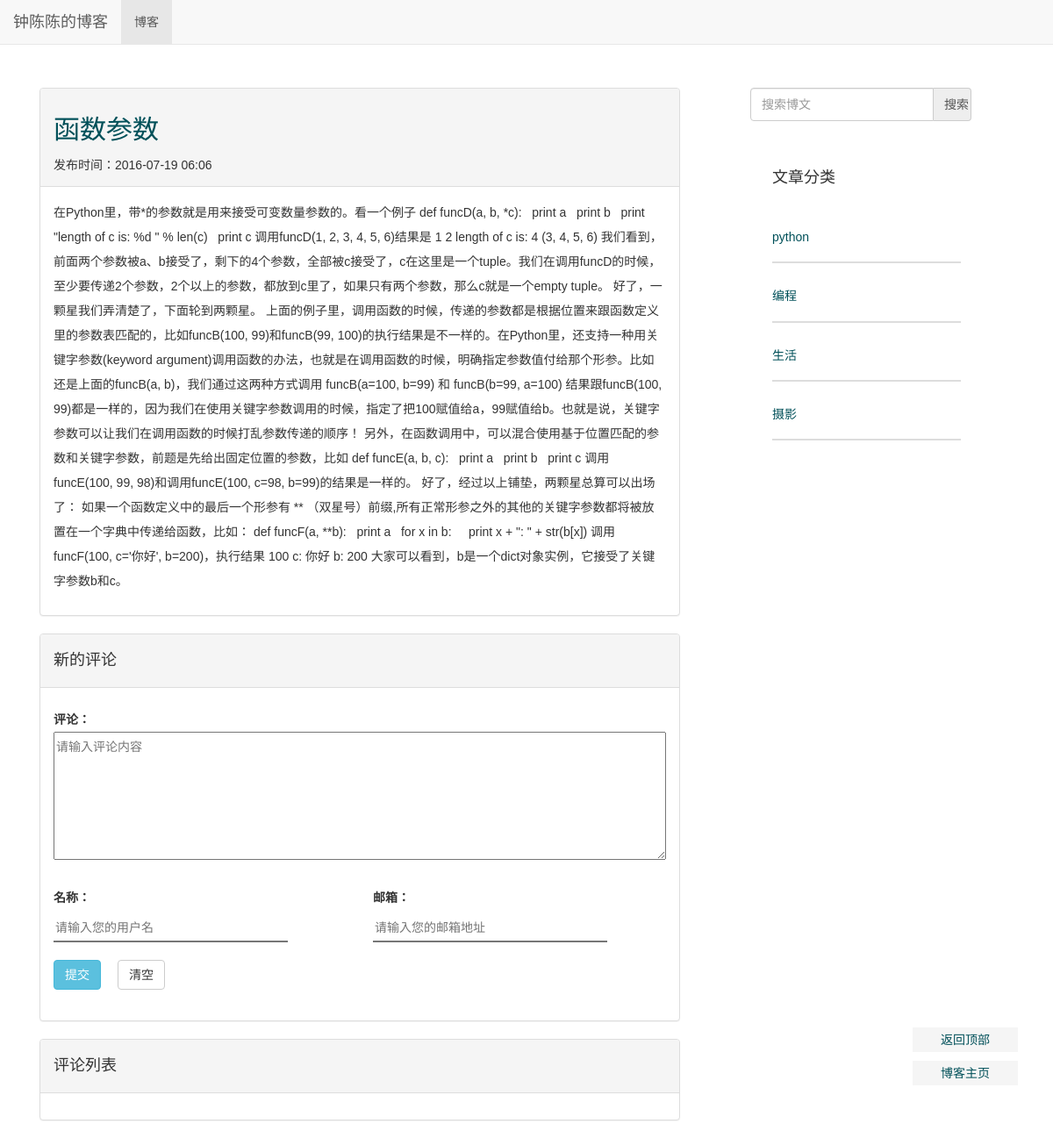
The page /blog/1/ on the database as committed earlier.
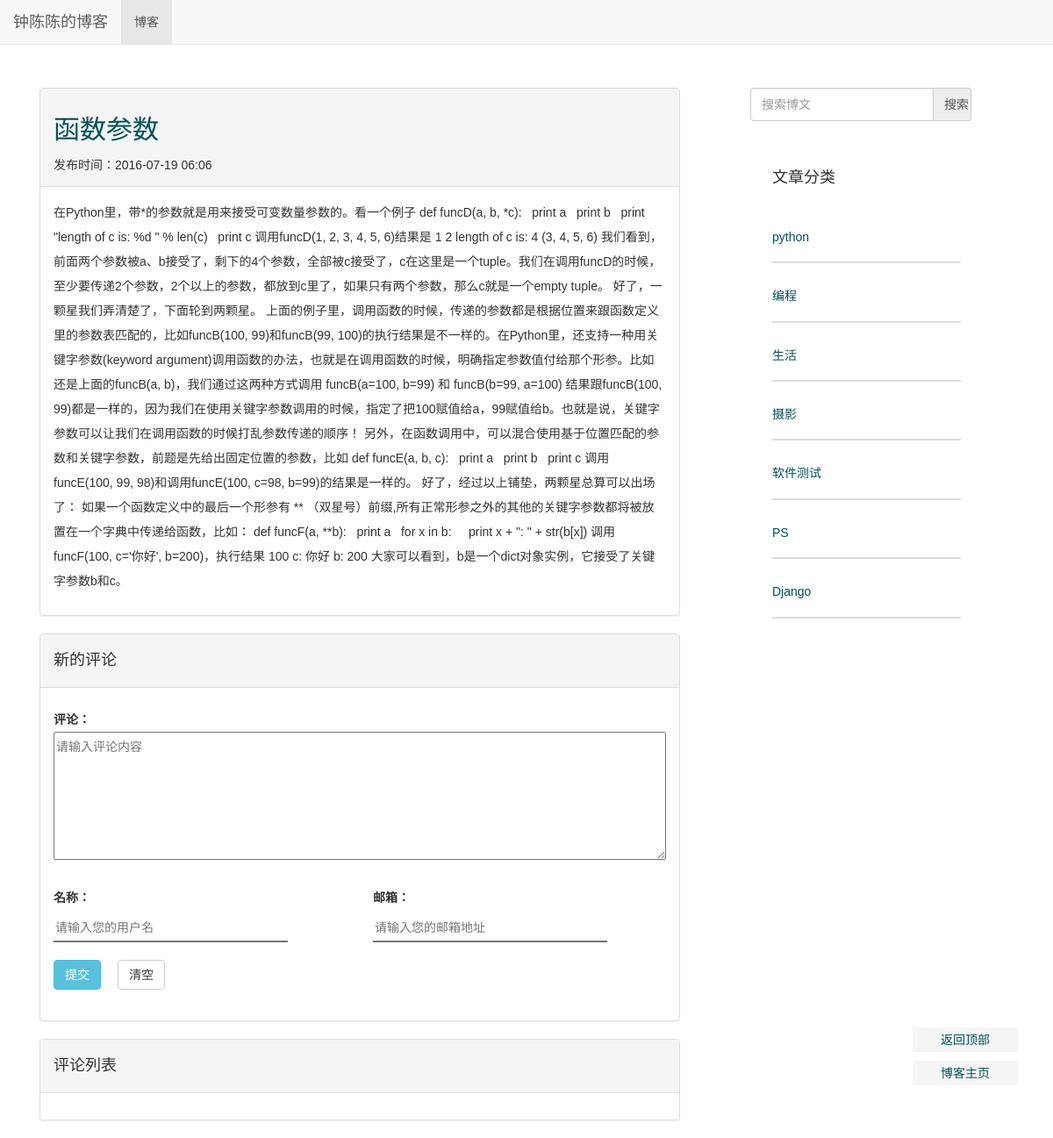
The same page on the database as committed later.
### blog/models.py (models this page shows, shortened)
class Blog(models.Model):
    title = models.CharField(verbose_name='Title',max_length=32)
    author = models.CharField(verbose_name='Author', max_length=16)
    content=RichTextUploadingField('Content')
    created = models.DateTimeField(verbose_name='Pub_Date', auto_now_add=True)
    category = models.ForeignKey(Category, verbose_name='Category')
    tags = models.ManyToManyField(Tag, verbose_name='Tags')

class Category(models.Model):
    name = models.CharField('名称', max_length=16)

### blog/views.py (the view)
# urls.py: url(r'^(?P<blog_id>\d+)/$', views.get_detail, name='blog_get_detail'),
def get_detail(request, blog_id):
    try:
        blog = Blog.objects.get(id=blog_id)
    except Blog.DoesNotExist:
        raise Http404
    ctx ={
            'blog': blog,
            'categories':Category.objects.all(),
            }
    return render(request, 'blog-detail-new.html', ctx)

### django_comments/__init__.py (called while the page is built)
def get_comment_app_name():
    return getattr(settings, 'COMMENTS_APP', DEFAULT_COMMENTS_APP)

def get_model():
    if get_comment_app_name() != DEFAULT_COMMENTS_APP and hasattr(get_comment_app(), "get_model"):
        return get_comment_app().get_model()
    else:
        from django_comments.models import Comment
        return Comment

def get_form():
    from django_comments.forms import CommentForm
    """
    Returns the comment ModelForm class.
    """
    if get_comment_app_name() != DEFAULT_COMMENTS_APP and hasattr(get_comment_app(), "get_form"):
        return get_comment_app().get_form()
    else:
        return CommentForm

### django_comments/forms.py (called while the page is built)
    def generate_security_data(self):
        timestamp = int(time.time())
        security_dict = {
            'content_type': str(self.target_object._meta),
            'object_pk': str(self.target_object._get_pk_val()),
            'timestamp': str(timestamp),
            'security_hash': self.initial_security_hash(timestamp),
        }
        return security_dict

    def initial_security_hash(self, timestamp):
        initial_security_dict = {
            'content_type': str(self.target_object._meta),
            'object_pk': str(self.target_object._get_pk_val()),
            'timestamp': str(timestamp),
        }
        return self.generate_security_hash(**initial_security_dict)

    def generate_security_hash(self, content_type, object_pk, timestamp):
        info = (content_type, object_pk, timestamp)
        key_salt = "django.contrib.forms.CommentSecurityForm"
        value = "-".join(info)
        return salted_hmac(key_salt, value).hexdigest()

### django_comments/templatetags/comments.py (called while the page is built, shortened)
@register.tag
def get_comment_list(parser, token):
    return CommentListNode.handle_token(parser, token)

@register.tag
def get_comment_form(parser, token):
    return CommentFormNode.handle_token(parser, token)

    @classmethod
    def handle_token(cls, parser, token):
        tokens = token.split_contents()
        if tokens[1] != 'for':
            raise template.TemplateSyntaxError("Second argument in %r tag must be 'for'" % tokens[0])
        if len(tokens) == 5:
            if tokens[3] != 'as':
                raise template.TemplateSyntaxError("Third argument in %r must be 'as'" % tokens[0])
            return cls(
                object_expr=parser.compile_filter(tokens[2]),
                as_varname=tokens[4],
            )
        else:
            raise template.TemplateSyntaxError("%r tag requires 4 or 5 arguments" % tokens[0])

### blog/templates/blog-detail-new.html (shortened to what this page needs)
{% extends "blog_base.html" %}
{% block head %}
{% load staticfiles %}
<link rel="stylesheet" type="text/css" href="{% static 'blog/css/base.css' %}" />
<link rel="stylesheet" type="text/css" href="{% static 'blog/css/detail.css' %}" />
{% endblock%}
{% block content %}
        <div class="panel panel-default">
                <div class="panel-heading">
                          <div class="blog_header">
                                  <a href= "{% url 'blog_get_detail' blog.id %}"><h2>{{ blog.title }}</h2></a>
                                  <span>
                                      发布时间：{{ blog.created|date:"Y-m-d H:i" }}
                                  </span>
                          </div>
                 </div>
                 <div class="panel-body">
                          <div class="blog_content">
                                  <p> {{ blog.content|safe }}</p>
                           </div>
                 </div>
        </div>
        <div class="panel panel-default">
                <div class="panel-heading">
                        <h4>新的评论</h4>
                </div>
                <div class="panel-body">
                        <div class="row">
                                 <div class="col-md-12">
                                            {% load comments %}
                                            {% get_comment_form for blog as blog_form %}
                                           <form class="form-horizontal" onsubmit="return false;" method="post" id="comment_form">
                                            <div class="control-group">
                                                <label class="control-label" for="id_comment">评论： </label>
                                                <div class="comment_form_display">
                                                    <textarea class="input-xlarge id_comment" rows="5" id="id_comment" name="comment" placeholder="请输入评论内容"></textarea>
                                                </div>
                                            </div>
                                            <div   class="control-group">
                                                     <div class="row">
                                                            <div class="col-md-6">
                                                                    <label for="id_name">名称： </label>
                                                                    <input type="text" id="id_name" class="input-xlarge id_name" name="name" placeholder="请输入您的用户名" />
                                                            </div>
                                                            <div class="col-md-6">
                                                                    <label for="id_email">邮箱： </label>
                                                                    <input class="input-xlarge id_email" id="id_email" type="email" name="email" placeholder="请输入您的邮箱地址"  />
                                                            </div>
                                                    </div>
                                            </div>
                                            <div class="control-group">
                                                    <button id="submit_btn" class="btn btn-info submit_btn">提交</button>
                                                    <button id="delete_btn" class="btn btn-default delete_btn">清空</button>
                                            </div>
                                           </form>
                                  </div>
                        </div>
                </div>
        </div>
        <div class="panel panel-default">
                <div class="panel-heading">
                      <h4>评论列表</h4>
                </div>
                <div class="panel-body" >
                                {% get_comment_list for blog as comments %}
                </div>
        </div>
{% endblock %}

### blog/templates/blog_base.html (shortened to what this page needs)
<!DOCTYPE html>
<html>
<head>
        {% load staticfiles %}
        <link href="{% static 'blog/bootstrap/css/bootstrap.min.css' %}" rel="stylesheet">
     {% block head %}{% endblock %}
</head>
<body>
        <div class="navbar navbar-default navbar-fixed-top" role="navigation">
                 <div class="navbar-header">
                          <a class="navbar-brand" href="{% url 'blog_get_blogs' %}">钟陈陈的博客</a>
                 </div>
                 <div class="collapse navbar-collapse" id="example-navbar-collapse">
                         <ul class="nav navbar-nav">
                                  <li class="active">
                                           <a href="{% url 'blog_get_blogs' %}">博客</a>
                                  </li>
                         </ul>
                 </div>
        </div>
        <div class="container" id="top">
                <div class="row">
                        <div class="col-md-8">
                                 {% block content %}{% endblock %}
                        </div>
                        <div class="col-md-3 tags">
                                <form  action="{% url 'blog_search' %}" role="form" method="post">
                                        <div class="input-group">
                                             <input type="text" class="form-control" name="blog_search" placeholder="搜索博文"></input>
                                             <input  id="search-button" type="submit" class="input-group-addon" value="搜索"></input>
                                        </div>
                                </form>
                                <div class="panel panel-default">
                                        <div id="category_title" class="panel-body">
                                                <h4>文章分类</h4>
                                        </div>
                                        <div class="panel-body">
                                                <div class="category_content">
                                                        <ul>
                                                                {% for category in categories %}
                                                                <li class="category_item">
                                                                        <a href="{% url 'blog_get_category' category.id %}" >
                                                                                <h5> {{category.name}}</h5>
                                                                         </a>
                                                                </li>
                                                                 {% endfor %}
                                                        </ul>
                                                </div>
                                        </div>
                                </div>
                        </div>
                </div>
        </div>
	<div class="back_to_top">
		<a href="#top" target="_self">返回顶部</a>
		<a href="{%url 'blog_get_blogs' %}" target="_self">博客主页</a>
	</div>
</body>
</html>

### blog/static/blog/css/base.css (style rules this page uses)
body { font-family: Microsoft YaHei,'宋体' , Tahoma, Helvetica, Arial, sans-serif; }
a { color: #005059; }
ul ,li { list-style-type: none; padding-left: 0; }
.container { font-size: 14px; line-height: 2em; margin-top: 100px; width:95%; }
.col-md-8 { margin-right: 50px; }
#search-button { display: table-cell; height:38px; width:17%; }
.input-group { width:100%; margin-bottom: 30px; }
.input-group .form-control { width:82%; height:38px; }
.tags .panel,.tags .panel-default { border-style:none; box-shadow: none; }
.tags .panel-body { padding-left: 25px; border-style:none; }
.category_item { border-bottom-style: solid; border-bottom-width: 2px; border-bottom-color: #DDD; margin-bottom: 30px; padding-bottom: 10px; font-size:20px; }
.back_to_top { position:fixed; right:40px; bottom:50px; z-index:100; display:block; }
.back_to_top a { display:block; font-size:14px; color:##A0A0A0!important; background-color:#F5F5F5; width:120px; text-align:center; padding:4px; text-decoration:none; margin-bottom:10px; }

### blog/static/blog/css/detail.css (style rules this page uses)
.control-group { margin-bottom: 20px; }
.id_comment { width:100%!important; }
.id_name, .id_email { border-style: none; border-bottom-style:solid; border-bottom-width:2px; margin-right: 30px; width:80%; }
.submit_btn, .delete_btn { margin-right: 15px; }

Rows that differ between the two databases and show on the page:
added Category: name "软件测试"
added Category: name "PS"
added Category: name "Django"
